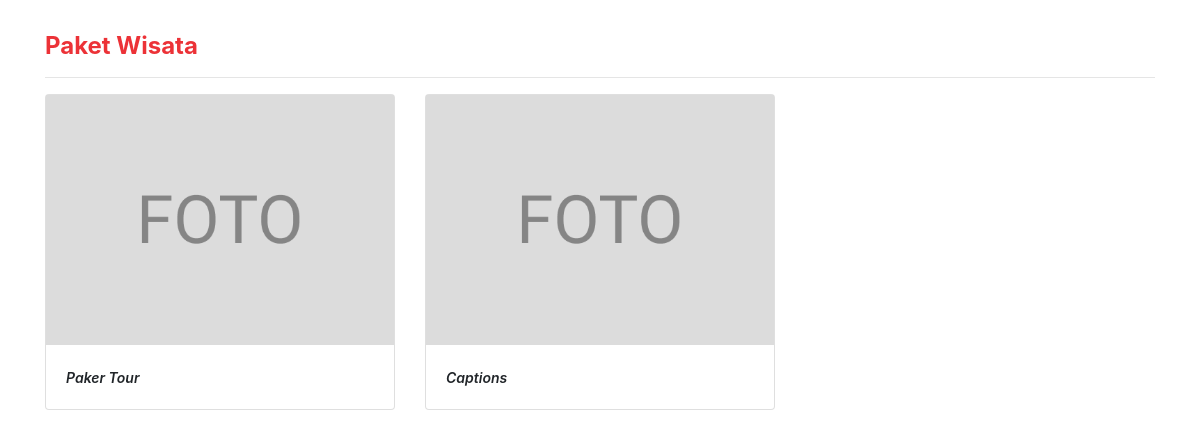
Screenshot of /page/paket.php with the database file from the repository.
### tables this page shows
CREATE TABLE `tbl_paket` (
  `id_paket` int(11) NOT NULL,
  `caption` varchar(100) NOT NULL,
  `foto` varchar(100) NOT NULL
);

### admin/functions.php (called while the page is built, shortened)
<?php
    $conn = mysqli_connect("localhost", "root", "", "rental");
    function tampilData($query){
        global $conn;
        $result = mysqli_query($conn, $query);
        $rows = [];
        while( $row = mysqli_fetch_assoc($result)) {
            $rows[] = $row;
        }
        return $rows;
    }
?>

### page/paket.php (the view, shortened to what this page needs)
<?php
require '../admin/functions.php';
    $tbl_paket = tampilData("SELECT * FROM tbl_paket");
?>
<!DOCTYPE html>
<html>
<head>
    <link rel="stylesheet" href="../assets/bootstrap/css/bootstrap.min.css">
    <link rel="stylesheet" href="../assets/fonts/font-awesome.min.css">
    <link rel="stylesheet" href="../assets/css/styles.css">
</head>
<body>
<div class="section1" id="paket">
        <div class="container">
            <h4>Paket Wisata</h4>
            <hr>
            <div class="row">
                <?php foreach( $tbl_paket as $row) : ?>
                <div class="col-md-4">
                    <div class="card">
                        <img class="card-img-paket" src="../assets/img/<?= $row["foto"] ?>" onclick="window.open(this.src)">
                        <div class="card-body">
                            <small class="center"><?= $row["caption"] ?></small>
                        </div>
                    </div>
                </div>
                <?php endforeach; ?>
            </div>
        </div>
    </div>
</body>
</html>

### assets/css/styles.css (style rules this page uses)
.section1 { padding-top: 16px; margin-top: 16px; }
.card { margin-bottom: 16px; }
.card-img-paket { height: 250px; object-fit: cover; }
.center { font-style: oblique; font-weight: 600; font-size: 14px; text-overflow: ellipsis; overflow: hidden; white-space: nowrap; }
h1, h2, h3, h4, h5, h6 { color: #EC3237; font-weight: bold; }
body { scroll-behavior: smooth; }

### rows the page displays
tbl_paket: foto (picture), caption "Paker Tour"
tbl_paket: foto (picture), caption "Captions"
